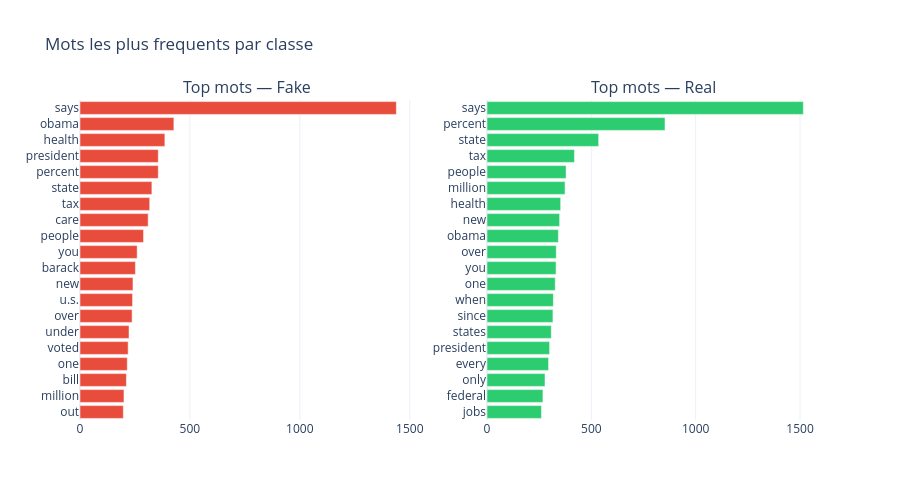

Notebook cell for this chart:
### Code cell
# Analyse du vocabulaire : mots les plus frequents par classe (Fake vs Real)
from collections import Counter

def get_top_words(texts, n=20):
    """Retourne les n mots les plus frequents."""
    words = " ".join(texts).lower().split()
    # Retirer stopwords basiques
    stopwords = {"the", "a", "an", "is", "are", "was", "were", "of", "to", "in", 
                 "for", "and", "on", "that", "it", "with", "as", "at", "by", "from",
                 "or", "be", "this", "has", "have", "had", "not", "but", "they",
                 "he", "she", "we", "his", "her", "its", "our", "their", "will",
                 "would", "than", "more", "been", "who", "which", "about", "said"}
    words = [w for w in words if w not in stopwords and len(w) > 2]
    return Counter(words).most_common(n)

top_fake = get_top_words(df[df["label_binary"] == 0]["statement"], 20)
top_real = get_top_words(df[df["label_binary"] == 1]["statement"], 20)

fig = make_subplots(rows=1, cols=2, subplot_titles=["Top mots — Fake", "Top mots — Real"])

fig.add_trace(go.Bar(
    y=[w for w, c in reversed(top_fake)], x=[c for w, c in reversed(top_fake)],
    orientation="h", marker_color="#e74c3c", name="Fake"
), row=1, col=1)

fig.add_trace(go.Bar(
    y=[w for w, c in reversed(top_real)], x=[c for w, c in reversed(top_real)],
    orientation="h", marker_color="#2ecc71", name="Real"
), row=1, col=2)

fig.update_layout(title="Mots les plus frequents par classe", template="plotly_white",
                  height=500, showlegend=False)
fig.show()

### Figure 1 — Plotly figure (JSON) as saved in the notebook; plotly's stock layout.template omitted (floating-point values rounded to 4 significant figures)
{"data": [{"marker": {"color": "#e74c3c"}, "name": "Fake", "orientation": "h", "type": "bar", "x": [197, 200, 211, 215, 219, 223, 237, 239, 241, 252, 260, 289, 310, 317, 327, 356, 356, 386, 427, 1439], "xaxis": "x", "y": ["out", "million", "bill", "one", "voted", "under", "over", "u.s.", "new", "barack", "you", "people", "care", "tax", "state", "percent", "president", "health", "obama", "says"], "yaxis": "y"}, {"marker": {"color": "#2ecc71"}, "name": "Real", "orientation": "h", "type": "bar", "x": [261, 268, 278, 295, 300, 308, 316, 318, 327, 331, 332, 342, 348, 353, 374, 379, 419, 535, 853, 1516], "xaxis": "x2", "y": ["jobs", "federal", "only", "every", "president", "states", "since", "when", "one", "you", "over", "obama", "new", "health", "million", "people", "tax", "state", "percent", "says"], "yaxis": "y2"}], "layout": {"annotations": [{"font": {"size": 16}, "showarrow": false, "text": "Top mots — Fake", "x": 0.225, "xanchor": "center", "xref": "paper", "y": 1, "yanchor": "bottom", "yref": "paper"}, {"font": {"size": 16}, "showarrow": false, "text": "Top mots — Real", "x": 0.775, "xanchor": "center", "xref": "paper", "y": 1, "yanchor": "bottom", "yref": "paper"}], "height": 500, "showlegend": false, "title": {"text": "Mots les plus frequents par classe"}, "xaxis": {"anchor": "y", "domain": [0, 0.45]}, "xaxis2": {"anchor": "y2", "domain": [0.55, 1]}, "yaxis": {"anchor": "x", "domain": [0, 1]}, "yaxis2": {"anchor": "x2", "domain": [0, 1]}}}
